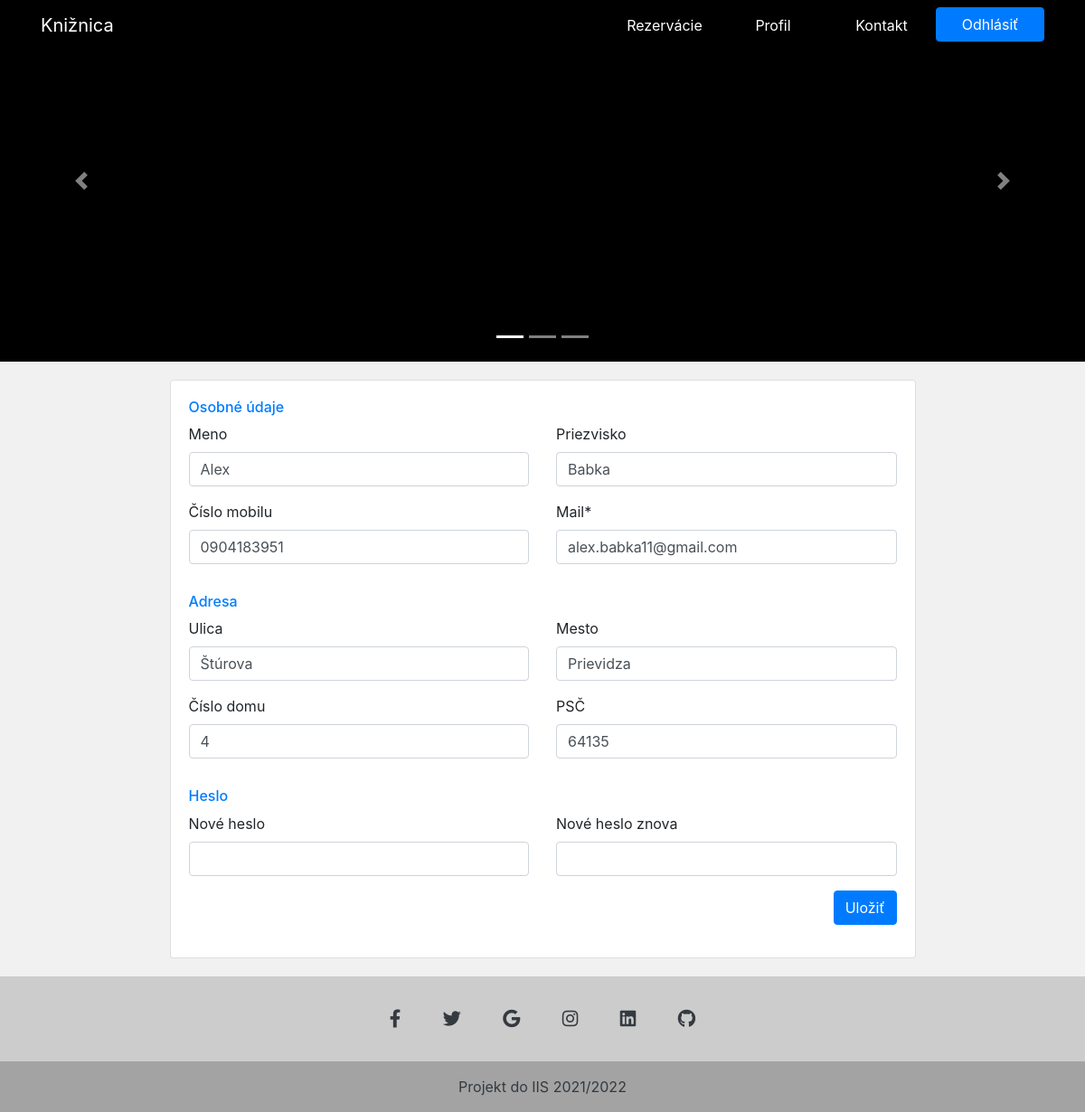
Page /shared/profile.php (signed in) on the committed database.
### tables this page shows
CREATE TABLE user (
    id int AUTO_INCREMENT PRIMARY KEY,
    name VARCHAR(30),
    surname VARCHAR(30),
    mail VARCHAR(50),
    phone VARCHAR(10),
    password VARCHAR(200),
    role int(1),
    address_id int,
    constraint fk_address FOREIGN KEY (address_id)
                   REFERENCES address(id)
);

CREATE TABLE address (
    id int AUTO_INCREMENT PRIMARY KEY,
    street VARCHAR(255),
    number VARCHAR(20),
    city VARCHAR(50),
    postal_code VARCHAR(5)
);

### services/component.php (called while the page is built, shortened)
<?php
class MainComponent
{
    private $pdo;
    function __construct()
    {
        $server = 'mysql:host=localhost;dbname=xzauko00;port=/var/run/mysql/mysql.sock';
        $username = 'xzauko00';
        $password = 'ejki4jin';
        $options = array(
            PDO::MYSQL_ATTR_INIT_COMMAND => 'SET NAMES utf8',
            );
        $this->pdo = new PDO($server, $username, $password, $options);
    }
    function auto_update_reservations()
    {
        $this->pdo->query('UPDATE reservation SET date_end=null, status=3 WHERE status=1 and current_date() > date_end;');
        $this->pdo->query('UPDATE reservation SET status=4 WHERE status=2 and current_date() > date_end;');
        return;
    }
    function get_user($id)
    {
        $answer = $this->pdo->prepare('SELECT * FROM user WHERE id=?;');
        $answer->execute(array($id));
        return $answer->fetch();
    }
    function get_user_address($id)
    {
        $answer = $this->pdo->prepare('SELECT * FROM address WHERE id=?;');
        $answer->execute(array($id));
        return $answer->fetch();
    }
}
?>

### shared/profile.php (the view, shortened to what this page needs)
<?php
require "../services/component.php";
$db = new MainComponent();
$db->auto_update_reservations();
$user = $db->get_user($_SESSION['id']);
$address = $db->get_user_address($user['address_id']);
?>
<html>
<head>
        <link rel="stylesheet" href="https://stackpath.bootstrapcdn.com/bootstrap/4.3.1/css/bootstrap.min.css">
        <link rel="stylesheet" href="styles/styles.css">
        <link rel="stylesheet" href="https://use.fontawesome.com/releases/v5.13.0/css/all.css">
	</head>
    <body>
    <nav class="navbar navbar-expand-lg navbar-light fixed-top" style="position: absolute;">
        <div class="container">
            <a class="navbar-brand" href="../index.php" style="color: white;">Knižnica</a>
            <div class="collapse navbar-collapse" id="navbarSupportedContent">
            <ul class="navbar-nav ml-auto">
            <?php
                if(isset($_SESSION['role']))
                {
                    if($_SESSION['role'] == 1)
                    {
                        echo '<li class="nav-item">';
                        echo '<a class="nav-link" href="../user/reservations.php" style="text-align:center; color: white; background-color:black; width:120px">Rezervácie</a>';
                        echo '</li>';
                    }
                    echo '<li class="nav-item">';
                    echo '<a class="nav-link" href="#" style="text-align:center; color: white; background-color:black; width:120px">Profil</a>';
                    echo '</li>';
                }
                ?>
                <li class="nav-item">
                <a class="nav-link" href="./contact.php" style="text-align:center; color: white; background-color:black; width:120px">Kontakt</a>
                </li>
                <li class="nav-item">
                <?php
                if(isset($_SESSION['username']))
                {
                    echo '<a href="../login/logout.php"><button type="button" class="btn btn-primary" style="width:120px">Odhlásiť</button></a>';
                } else
                {
                    echo '<a href="../login/login.php"><button type="button" class="btn btn-primary" style="width:120px">Prihlásiť</button></a>';
                }
                ?>
                </li>
            </ul>
            </div>
        </div>
    </nav>
    <div id="carouselExampleIndicators" class="carousel slide" data-ride="carousel">
        <ol class="carousel-indicators">
            <li data-target="#carouselExampleIndicators" data-slide-to="0" class="active"></li>
            <li data-target="#carouselExampleIndicators" data-slide-to="1"></li>
            <li data-target="#carouselExampleIndicators" data-slide-to="2"></li>
        </ol>
        <div class="carousel-inner" style="height: 400px; background-color: rgb(0,0,0); position:relative;">
        </div>
        <a class="carousel-control-prev" href="#carouselExampleIndicators" role="button" data-slide="prev">
            <span class="carousel-control-prev-icon" aria-hidden="true"></span>
        </a>
        <a class="carousel-control-next" href="#carouselExampleIndicators" role="button" data-slide="next">
            <span class="carousel-control-next-icon" aria-hidden="true"></span>
        </a>
    </div>
    <div style="background-color:rgba(241,241,241,255); padding-bottom:20px">
        <div class="container" style="background-color:rgba(241,241,241,255); padding-top:20px">
            <div class="row gutters" style="justify-content:center">
                <div class="col-xl-9 col-lg-9 col-md-12 col-sm-12 col-12">
                <div class="card h-100">
                    <div class="card-body">
                        <form method="post">
                            <div class="row gutters">
                                <div class="col-xl-12 col-lg-12 col-md-12 col-sm-12 col-12">
                                    <h6 class="mb-2 text-primary">Osobné údaje</h6>
                                </div>
                                <div class="col-xl-6 col-lg-6 col-md-6 col-sm-6 col-12">
                                    <div class="form-group">
                                        <label for="fullName">Meno</label>
                                        <input type="text" class="form-control" id="name" name="name" value="<?php echo $user['name'];?>">
                                    </div>
                                </div>
                                <div class="col-xl-6 col-lg-6 col-md-6 col-sm-6 col-12">
                                    <div class="form-group">
                                        <label for="eMail">Priezvisko</label>
                                        <input type="text" class="form-control" id="surname" name="surname" value="<?php echo $user['surname'];?>">
                                    </div>
                                </div>
                                <div class="col-xl-6 col-lg-6 col-md-6 col-sm-6 col-12">
                                    <div class="form-group">
                                        <label for="phone">Číslo mobilu</label>
                                        <input type="text" class="form-control" id="phone" name="phone" value="<?php echo $user['phone'];?>" pattern="[0-9]{10}" >
                                    </div>
                                </div>
                                <div class="col-xl-6 col-lg-6 col-md-6 col-sm-6 col-12">
                                    <div class="form-group">
                                        <label for="website">Mail*</label>
                                        <input type="email" class="form-control" id="mail" name="mail" value="<?php echo $user['mail'];?>" required>
                                    </div>
                                </div>
                            </div>
                            <div class="row gutters">
                                <div class="col-xl-12 col-lg-12 col-md-12 col-sm-12 col-12">
                                    <h6 class="mt-3 mb-2 text-primary">Adresa</h6>
                                </div>
                                <div class="col-xl-6 col-lg-6 col-md-6 col-sm-6 col-12">
                                    <div class="form-group">
                                        <label for="Street">Ulica</label>
                                        <input type="name" class="form-control" id="street" name="street" value="<?php echo $address['street'];?>">
                                    </div>
                                </div>
                                <div class="col-xl-6 col-lg-6 col-md-6 col-sm-6 col-12">
                                    <div class="form-group">
                                        <label for="ciTy">Mesto</label>
                                        <input type="name" class="form-control" id="city" name="city" value="<?php echo $address['city'];?>">
                                    </div>
                                </div>
                                <div class="col-xl-6 col-lg-6 col-md-6 col-sm-6 col-12">
                                    <div class="form-group">
                                        <label for="sTate">Číslo domu</label>
                                        <input type="number" class="form-control" id="number" name="number" value="<?php echo $address['number'];?>">
                                    </div>
                                </div>
                                <div class="col-xl-6 col-lg-6 col-md-6 col-sm-6 col-12">
                                    <div class="form-group">
                                        <label for="zIp">PSČ</label>
                                        <input type="text" class="form-control" id="postal_code" name="postal_code" value="<?php echo $address['postal_code'];?>" pattern="[0-9]{5}">
                                    </div>
                                </div>
                            </div>
                            <div class="row gutters">
                                <div class="col-xl-12 col-lg-12 col-md-12 col-sm-12 col-12">
                                    <h6 class="mt-3 mb-2 text-primary">Heslo</h6>
                                </div>
                                <div class="col-xl-6 col-lg-6 col-md-6 col-sm-6 col-12">
                                    <div class="form-group">
                                        <label for="sTate">Nové heslo</label>
                                        <input type="password" class="form-control" id="pass" name="pass">
                                    </div>
                                </div>
                                <div class="col-xl-6 col-lg-6 col-md-6 col-sm-6 col-12">
                                    <div class="form-group">
                                        <label for="zIp">Nové heslo znova</label>
                                        <input type="password" class="form-control" id="pass_confirm" name="pass_confirm">
                                    </div>
                                </div>
                            </div>
                            <div class="row gutters">
                                <div class="col-xl-12 col-lg-12 col-md-12 col-sm-12 col-12">
                                    <div class="text-right">
                                        <button type="submit" id="submit" name="submit" class="btn btn-primary">Uložiť</button>
                                    </div>
                                </div>
                            </div>
                        </form>
                    </div>
                </div>
            </div>
        </div>
    </div>
        </div>
    <?php
    include '../static/footer.php';
    ?>
    </body>
</html>

### rows in the picture
user: name "Alex", surname "Babka", phone "0904183951", mail "alex.babka11@gmail.com"
address: street "Štúrova", city "Prievidza", number "4", postal_code "64135"
